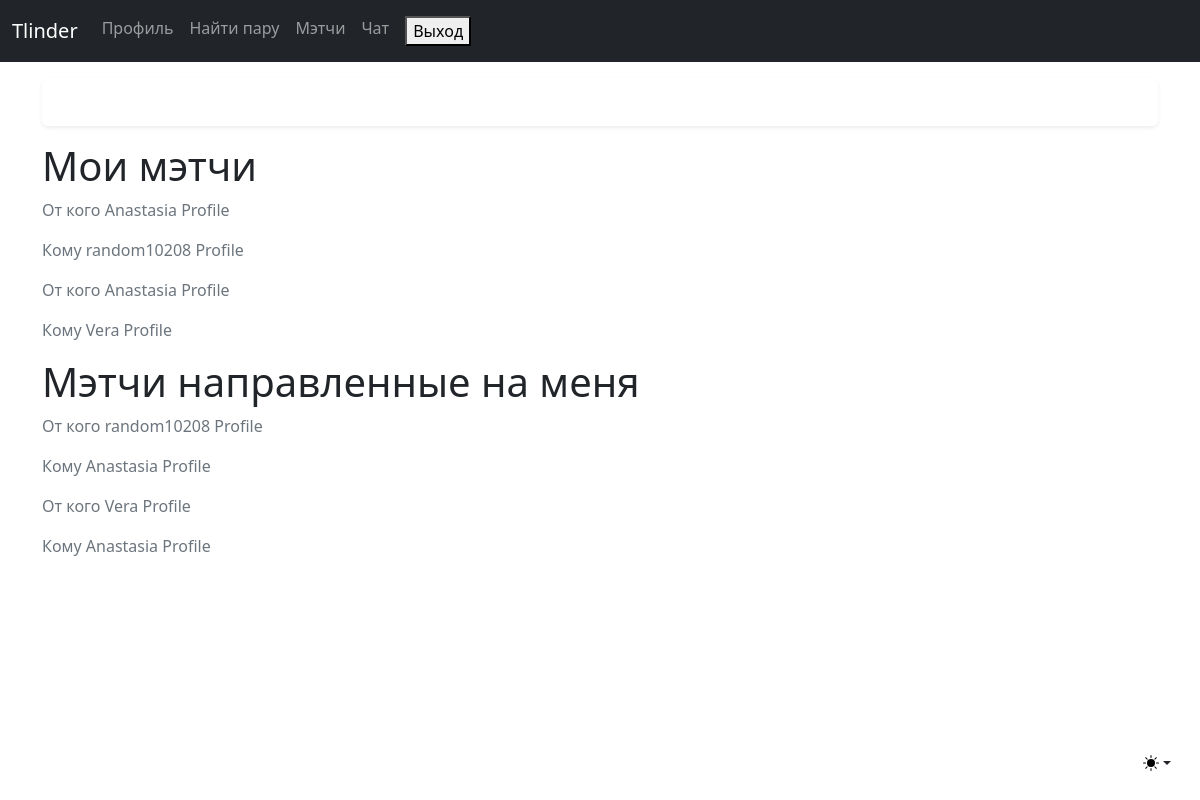
Before: /users/match (signed in) with the older database file.
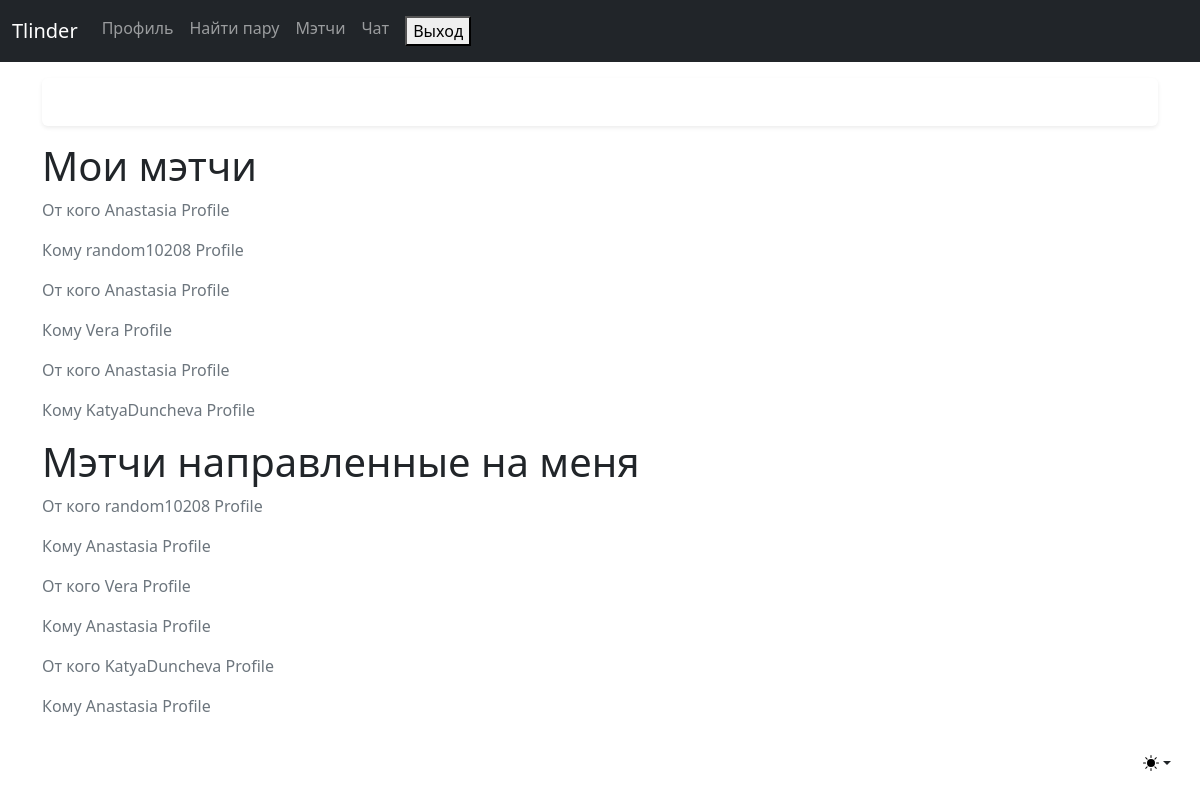
After: the same page with the newer database file.
### users/models.py (models this page shows, shortened)
class Friendship(models.Model):
    from_friend = models.ForeignKey(Profile, blank=True, on_delete=models.CASCADE, related_name="from_friends",)
    to_friend = models.ForeignKey(Profile, blank=True,on_delete=models.CASCADE,related_name="friends",)

class Profile(models.Model):
    user = models.OneToOneField(User, on_delete=models.CASCADE)
    firstname = models.CharField(max_length=200, db_index=True,)
    lastname = models.CharField(max_length=200)
    gender = models.CharField(max_length=200, choices=GENDER_CHOICES, default='Мужчина')
    image = models.ImageField(default='default.jpg', upload_to='profile_pics')
    image2 = models.ImageField(default='default2.jpg')
    def __str__(self):
        return f'{self.user.username} Profile'

### users/views.py (the view)
# urls.py: path('match', user_views.match, name='match'),
def match(request):
    instance = request.user.profile
    matches = Friendship.objects.filter(from_friend=instance)
    matches_to_me = Friendship.objects.filter(to_friend=instance)
    return render(request, 'users/match.html', {'matches': matches, 'matches_to_me': matches_to_me})

### users/templates/users/match.html (shortened to what this page needs)
{% extends "users/base.html" %}
{% block content %}
<h1>Мои мэтчи</h1>
    {% for match in matches %}
        <div class="media">
			<p class="text-secondary">От кого {{ match.from_friend }}</p>
			<p class="text-secondary">Кому {{ match.to_friend }}</p>
        </div>
    {% endfor %}
<h1>Мэтчи направленные на меня</h1>
{% for el in matches_to_me %}
        <div class="media">
			<p class="text-secondary">От кого {{ el.from_friend }}</p>
			<p class="text-secondary">Кому {{ el.to_friend }}</p>
        </div>
    {% endfor %}
{% endblock content %}

Changed rows visible on the page:
added Friendship: from_friend "Anastasia Profile", to_friend "KatyaDuncheva Profile", shown under "Мои мэтчи"
added Friendship: from_friend "KatyaDuncheva Profile", to_friend "Anastasia Profile", shown under "Мэтчи направленные на меня"
